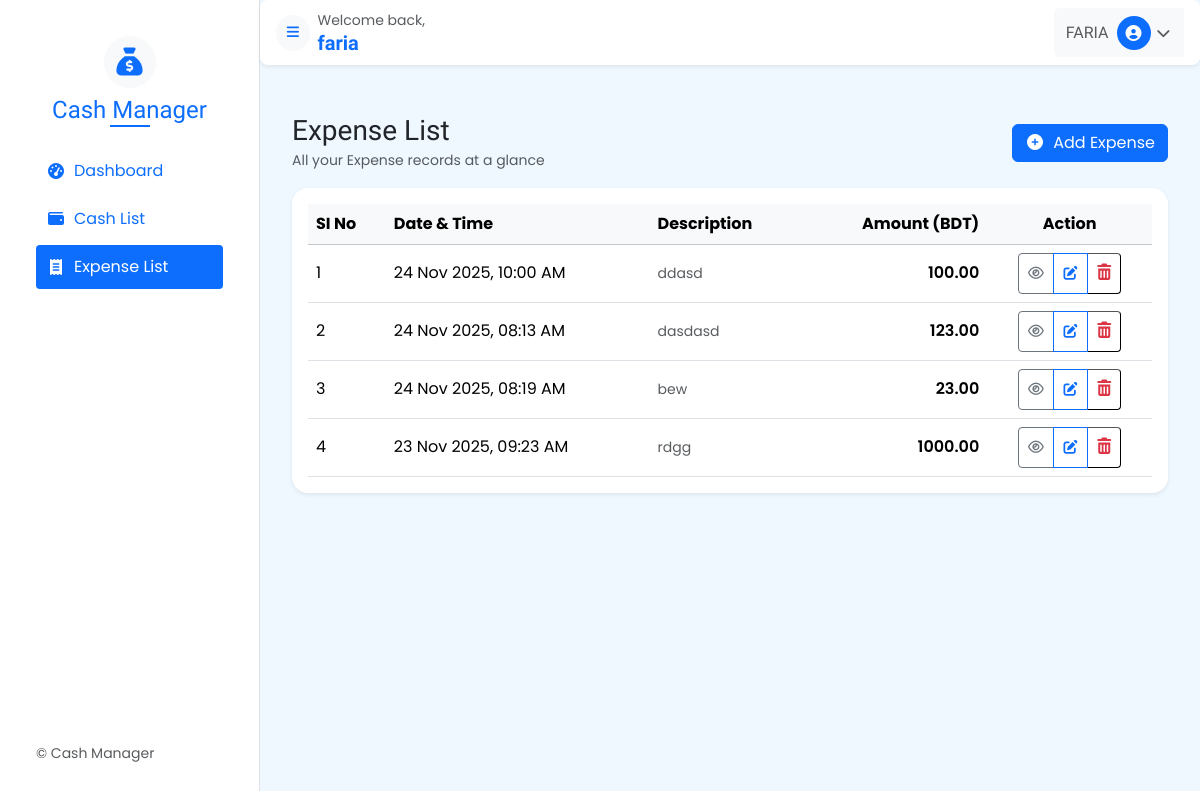
Screenshot of /expense/list/ (signed in) with the database file from the repository.
### ManageCash/models.py (models this page shows)
class TransactionBase(models.Model):
    user = models.ForeignKey(settings.AUTH_USER_MODEL, on_delete=models.CASCADE)
    datetime = models.DateTimeField(blank=True, null=True)
    amount = models.DecimalField(max_digits=10, decimal_places=2)
    description = models.TextField(blank=True, null=True)
    class Meta:
        abstract = True

class Expense(TransactionBase):
    def __str__(self):
        return f"{self.user.username} - {self.amount}"

### ManageCash/views.py (the view)
# urls.py: path("expense/list/", expense_list_view, name="expense_list"),
@login_required
def expense_list_view(request):
    exp_data = Expense.objects.filter(user=request.user)
    context = {"exp_data": exp_data}
    return render(request, "pages/expense-list.html", context)

### ManageCash/context_processors.py (called while the page is built)
def site_info(request):
    return {
        "SITE_NAME": "Personal Cash Manager",
        "SITE_DESCRIPTION": "A simple app to track personal income and expenses.",
        "SUPPORT_EMAIL": "support@example.com",
        "COMPANY_NAME": "Your Company",
        "APP_VERSION": "1.0.0",
    }

### ManageCash/templates/pages/expense-list.html (shortened to what this page needs)
{% extends 'base.html' %}
{% load crispy_forms_tags %}
{% block content %}
  <div class="container-fluid py-4">
    <div class="row justify-content-center">
      <div class="col-12">
        <div class="d-flex justify-content-between align-items-center mb-3">
          <div>
            <h3 class="mb-0">Expense List</h3>
            <small class="text-muted">All your Expense records at a glance</small>
          </div>
          <div>
            <a href="{% url 'add_expense' %}" class="btn btn-primary"><i class="fa-solid fa-circle-plus me-1"></i> Add Expense</a>
          </div>
        </div>
        <div class="card shadow-sm border-0 rounded-4">
          <div class="card-body">
            {% if exp_data %}
              <div class="table-responsive">
                <table class="table table-hover align-middle mb-0">
                  <thead class="table-light">
                    <tr>
                      <th scope="col">SI No</th>
                      <th scope="col">Date &amp; Time</th>
                      <th scope="col">Description</th>
                      <th scope="col" class="text-end">Amount (BDT)</th>
                      <th scope="col" class="text-center">Action</th>
                    </tr>
                  </thead>
                  <tbody>
                    {% for exp in exp_data %}
                      <tr>
                        <td>{{ forloop.counter }}</td>
                        <td>{{ exp.datetime|date:'d M Y, h:i A' }}</td>
                        <td class="text-muted small">{{ exp.description|default:'—' }}</td>
                        <td class="text-end fw-semibold">{{ exp.amount|floatformat:2 }}</td>
                        <td class="text-center">
                          <div class="btn-group btn-group-sm" role="group">
                            <button class="btn btn-sm btn-outline-secondary" data-bs-toggle="modal" data-bs-target="#cashModal{{ exp.id }}"><i class="fa-regular fa-eye"></i></button>
                            <a href="{% url 'expense_update' exp.id %}" class="btn btn-outline-primary d-flex align-items-center" title="Edit"><i class="fa-solid fa-pen-to-square"></i></a>
                            <span class="d-inline-block">
                              <form class="form btn-outline-danger" action="{% url 'delete_expense' exp.id %}" method="POST">
                                <button onclick="return confirm('Are you sure you want to delete this cash record?');" class="bg-transparent del_button_custom bth btn-danger text-danger btn-link border-1" type="submit"><i class="fa-solid fa-trash-can"></i></button>
                              </form>
                            </span>
                          </div>
                        </td>
                      </tr>
                    {% endfor %}
                  </tbody>
                </table>
              </div>
            {% endif %}
          </div>
        </div>
      </div>
    </div>
  </div>
{% endblock %}

### ManageCash/templates/include/topbar.html (shortened to what this page needs)
<div class="top-bar-wrap d-flex justify-content-between align-items-center bg-white shadow-sm rounded-3 px-3 py-2 mb-3">
  <div class="top-left d-flex align-items-center">
    <button class="btn btn-light btn-sm rounded-circle border-0 me-2" id="sidebarToggle">
      <i class="fa-solid fa-bars text-primary"></i>
    </button>
    <div class="d-flex flex-column">
      <span class="text-muted small">Welcome back,</span>
      <h5 class="m-0 text-primary fw-semibold">
        {{ user.get_full_name|default:user.username }}
      </h5>
    </div>
  </div>
  <div class="top-right">
    <div class="btn-group">
      <button type="button"
              class="btn btn-light d-flex align-items-center border-0"
              data-bs-toggle="dropdown"
              aria-expanded="false">
        <span class="me-2 text-muted d-none d-sm-inline">
          {{ user.username }}
        </span>
        <span class="rounded-circle bg-primary text-white d-inline-flex align-items-center justify-content-center me-1"
              style="width: 34px; height: 34px;">
          <i class="fa-solid fa-circle-user"></i>
        </span>
        <i class="fa-solid fa-chevron-down small text-muted d-none d-sm-inline"></i>
      </button>
    </div>
  </div>
</div>

### hasan_wadp_19_ManageCash/static/sidebar.css (style rules this page uses)
.top-bar-wrap { width: calc(100vw - 260px); position: fixed; top: 0; left: 260px; background-color: #fff; padding: 8px 15px; z-index: 99; }

### hasan_wadp_19_ManageCash/static/main.css (style rules this page uses)
body { background-color: aliceblue; font-family: "Poppins", sans-serif; }
h1, h2, h3, h4, h5, h6 { font-family: "Marcellus", serif !important; }
button { font-family: "Marcellus", serif !important; text-transform: uppercase; padding-top: 7.5px !important; padding-bottom: 7.5px !important; }
.top-bar-wrap { min-height: 56px; }
button.del_button_custom { border-left-width: 0 !important; border-top-right-radius: 0.25rem !important; border-bottom-right-radius :0.25rem !important; transition: all .1s linear !important; }

### rows the page displays
Expense: datetime "24 Nov 2025, 10:00 AM", description "ddasd", amount "100.00"
Expense: datetime "24 Nov 2025, 08:13 AM", description "dasdasd", amount "123.00"
Expense: datetime "24 Nov 2025, 08:19 AM", description "bew", amount "23.00"
Expense: datetime "23 Nov 2025, 09:23 AM", description "rdgg", amount "1000.00"

### other values shown
{{ user.get_full_name|default:user.username }} "faria"
{{ user.username }} "FARIA"
